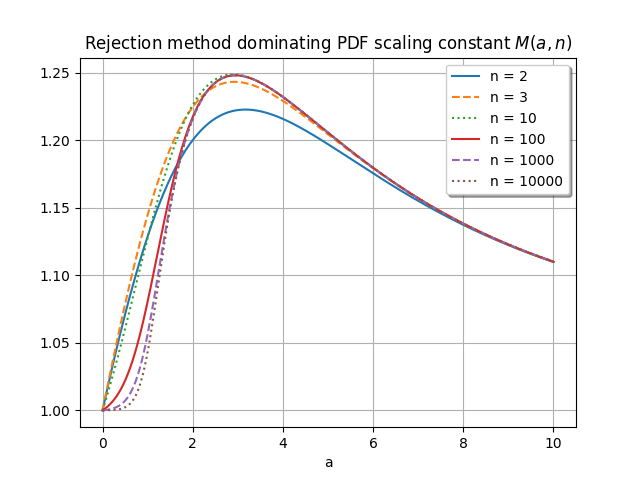

Reproduce this figure in Python.

import numpy as np
import matplotlib.pyplot as plt
from scipy.special import boxcox
# Private function; never rely on this in "production" code...
from scipy.special._ufuncs import _gen_harmonic


def m_const(a, n):
    return (boxcox(n, 1 - a) + 1) / _gen_harmonic(n, a)


ls = ['-', '--', ':']
a = np.linspace(0, 10, 1500)
n = [2, 3, 10, 100, 1000, 10000]
for k, n1 in enumerate(n):
    plt.plot(a, m_const(a, n1), label=f'n = {n1}', linestyle=ls[k % len(ls)])
plt.xlabel('a')
plt.legend(framealpha=1, shadow=True)
plt.title('Rejection method dominating PDF scaling constant $M(a, n)$')
plt.grid()
plt.show()
